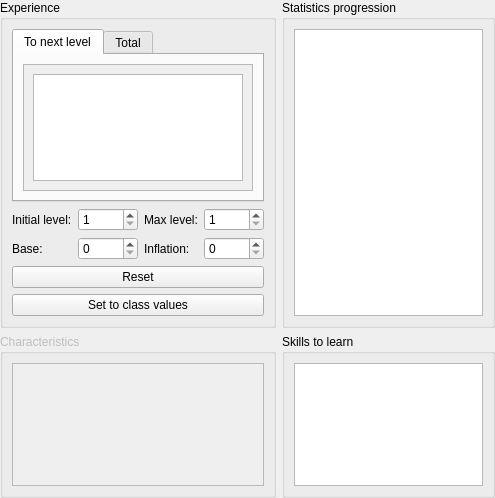
<?xml version="1.0" encoding="UTF-8"?>
<ui version="4.0">
 <class>PanelDatasClass</class>
 <widget class="QWidget" name="PanelDatasClass">
  <property name="geometry">
   <rect>
    <x>0</x>
    <y>0</y>
    <width>495</width>
    <height>498</height>
   </rect>
  </property>
  <property name="windowTitle">
   <string>Form</string>
  </property>
  <layout class="QGridLayout" name="gridLayout">
   <property name="leftMargin">
    <number>0</number>
   </property>
   <property name="topMargin">
    <number>0</number>
   </property>
   <property name="rightMargin">
    <number>0</number>
   </property>
   <property name="bottomMargin">
    <number>0</number>
   </property>
   <item row="0" column="0">
    <layout class="QGridLayout" name="gridLayout_37" rowstretch="2,1">
     <item row="0" column="0">
      <widget class="QGroupBox" name="groupBoxExperience">
       <property name="enabled">
        <bool>true</bool>
       </property>
       <property name="title">
        <string>Experience</string>
       </property>
       <layout class="QGridLayout" name="gridLayout_38">
        <item row="2" column="0">
         <widget class="QPushButton" name="pushButtonSetClassValues">
          <property name="enabled">
           <bool>true</bool>
          </property>
          <property name="text">
           <string>Set to class values</string>
          </property>
         </widget>
        </item>
        <item row="0" column="0">
         <layout class="QVBoxLayout" name="verticalLayout_21" stretch="0,0">
          <item>
           <widget class="QTabWidget" name="tabWidget">
            <property name="currentIndex">
             <number>0</number>
            </property>
            <widget class="QWidget" name="tab">
             <attribute name="title">
              <string>To next level</string>
             </attribute>
             <layout class="QGridLayout" name="gridLayout_2">
              <item row="0" column="0">
               <widget class="QScrollArea" name="scrollArea">
                <property name="focusPolicy">
                 <enum>Qt::NoFocus</enum>
                </property>
                <property name="widgetResizable">
                 <bool>true</bool>
                </property>
                <widget class="QWidget" name="scrollAreaWidgetContents">
                 <property name="geometry">
                  <rect>
                   <x>0</x>
                   <y>0</y>
                   <width>262</width>
                   <height>102</height>
                  </rect>
                 </property>
                 <layout class="QGridLayout" name="gridLayout_4">
                  <item row="0" column="0">
                   <widget class="WidgetTableProgression" name="tableWidgetNextLevel">
                    <property name="cursor" stdset="0">
                     <cursorShape>PointingHandCursor</cursorShape>
                    </property>
                    <property name="focusPolicy">
                     <enum>Qt::NoFocus</enum>
                    </property>
                    <property name="editTriggers">
                     <set>QAbstractItemView::AnyKeyPressed|QAbstractItemView::DoubleClicked|QAbstractItemView::EditKeyPressed|QAbstractItemView::SelectedClicked</set>
                    </property>
                   </widget>
                  </item>
                 </layout>
                </widget>
               </widget>
              </item>
             </layout>
            </widget>
            <widget class="QWidget" name="tab_2">
             <attribute name="title">
              <string>Total</string>
             </attribute>
             <layout class="QGridLayout" name="gridLayout_3">
              <item row="0" column="0">
               <widget class="QScrollArea" name="scrollArea_2">
                <property name="widgetResizable">
                 <bool>true</bool>
                </property>
                <widget class="QWidget" name="scrollAreaWidgetContents_2">
                 <property name="geometry">
                  <rect>
                   <x>0</x>
                   <y>0</y>
                   <width>262</width>
                   <height>102</height>
                  </rect>
                 </property>
                 <layout class="QGridLayout" name="gridLayout_5">
                  <item row="0" column="0">
                   <widget class="WidgetTableProgression" name="tableWidgetTotalLevel">
                    <property name="editTriggers">
                     <set>QAbstractItemView::NoEditTriggers</set>
                    </property>
                   </widget>
                  </item>
                 </layout>
                </widget>
               </widget>
              </item>
             </layout>
            </widget>
           </widget>
          </item>
          <item>
           <layout class="QGridLayout" name="gridLayout_28" columnstretch="0,1,0,1">
            <item row="1" column="3">
             <widget class="QSpinBox" name="spinBoxClassInflation">
              <property name="maximumSize">
               <size>
                <width>60</width>
                <height>16777215</height>
               </size>
              </property>
              <property name="focusPolicy">
               <enum>Qt::StrongFocus</enum>
              </property>
              <property name="minimum">
               <number>0</number>
              </property>
              <property name="maximum">
               <number>999999999</number>
              </property>
             </widget>
            </item>
            <item row="1" column="0">
             <widget class="QLabel" name="labelBase">
              <property name="text">
               <string>Base:</string>
              </property>
             </widget>
            </item>
            <item row="0" column="0">
             <widget class="QLabel" name="labelInitialLevel">
              <property name="text">
               <string>Initial level:</string>
              </property>
             </widget>
            </item>
            <item row="0" column="1">
             <widget class="QSpinBox" name="spinBoxClassInitialLevel">
              <property name="maximumSize">
               <size>
                <width>60</width>
                <height>16777215</height>
               </size>
              </property>
              <property name="focusPolicy">
               <enum>Qt::StrongFocus</enum>
              </property>
              <property name="minimum">
               <number>1</number>
              </property>
              <property name="maximum">
               <number>99999</number>
              </property>
             </widget>
            </item>
            <item row="0" column="2">
             <widget class="QLabel" name="labelMaxLevel">
              <property name="text">
               <string>Max level:</string>
              </property>
             </widget>
            </item>
            <item row="0" column="3">
             <widget class="QSpinBox" name="spinBoxClassMaxLevel">
              <property name="maximumSize">
               <size>
                <width>60</width>
                <height>16777215</height>
               </size>
              </property>
              <property name="focusPolicy">
               <enum>Qt::StrongFocus</enum>
              </property>
              <property name="minimum">
               <number>1</number>
              </property>
              <property name="maximum">
               <number>99999</number>
              </property>
             </widget>
            </item>
            <item row="1" column="1">
             <widget class="QSpinBox" name="spinBoxClassBase">
              <property name="maximumSize">
               <size>
                <width>60</width>
                <height>16777215</height>
               </size>
              </property>
              <property name="focusPolicy">
               <enum>Qt::StrongFocus</enum>
              </property>
              <property name="minimum">
               <number>0</number>
              </property>
              <property name="maximum">
               <number>999999999</number>
              </property>
             </widget>
            </item>
            <item row="1" column="2">
             <widget class="QLabel" name="labelInflation">
              <property name="text">
               <string>Inflation:</string>
              </property>
             </widget>
            </item>
           </layout>
          </item>
         </layout>
        </item>
        <item row="1" column="0">
         <widget class="QPushButton" name="pushButtonReset">
          <property name="text">
           <string>Reset</string>
          </property>
         </widget>
        </item>
       </layout>
      </widget>
     </item>
     <item row="0" column="1">
      <widget class="QGroupBox" name="groupBoxStatisticsProgression">
       <property name="title">
        <string>Statistics progression</string>
       </property>
       <layout class="QGridLayout" name="gridLayout_26">
        <item row="0" column="0">
         <widget class="WidgetSuperTree" name="treeViewStatisticsProgression">
          <property name="editTriggers">
           <set>QAbstractItemView::NoEditTriggers</set>
          </property>
          <property name="indentation">
           <number>0</number>
          </property>
          <attribute name="headerMinimumSectionSize">
           <number>2</number>
          </attribute>
          <attribute name="headerDefaultSectionSize">
           <number>57</number>
          </attribute>
          <attribute name="headerStretchLastSection">
           <bool>false</bool>
          </attribute>
         </widget>
        </item>
       </layout>
      </widget>
     </item>
     <item row="1" column="0">
      <widget class="QGroupBox" name="groupBoxCharacteristics">
       <property name="enabled">
        <bool>false</bool>
       </property>
       <property name="title">
        <string>Characteristics</string>
       </property>
       <layout class="QGridLayout" name="gridLayout_27">
        <item row="0" column="0">
         <widget class="QTreeView" name="treeViewCharacteristic">
          <property name="editTriggers">
           <set>QAbstractItemView::NoEditTriggers</set>
          </property>
         </widget>
        </item>
       </layout>
      </widget>
     </item>
     <item row="1" column="1">
      <widget class="QGroupBox" name="groupBoxSkillsToLearn">
       <property name="title">
        <string>Skills to learn</string>
       </property>
       <layout class="QGridLayout" name="gridLayout_25">
        <item row="0" column="0">
         <widget class="WidgetSuperTree" name="treeViewClassSkills">
          <property name="verticalScrollBarPolicy">
           <enum>Qt::ScrollBarAsNeeded</enum>
          </property>
          <property name="horizontalScrollBarPolicy">
           <enum>Qt::ScrollBarAlwaysOff</enum>
          </property>
          <property name="editTriggers">
           <set>QAbstractItemView::NoEditTriggers</set>
          </property>
          <property name="showDropIndicator" stdset="0">
           <bool>false</bool>
          </property>
          <property name="indentation">
           <number>0</number>
          </property>
          <attribute name="headerMinimumSectionSize">
           <number>2</number>
          </attribute>
          <attribute name="headerDefaultSectionSize">
           <number>57</number>
          </attribute>
          <attribute name="headerStretchLastSection">
           <bool>false</bool>
          </attribute>
         </widget>
        </item>
       </layout>
      </widget>
     </item>
    </layout>
   </item>
  </layout>
 </widget>
 <customwidgets>
  <customwidget>
   <class>WidgetSuperTree</class>
   <extends>QTreeView</extends>
   <header>widgetsupertree.h</header>
  </customwidget>
  <customwidget>
   <class>WidgetTableProgression</class>
   <extends>QTableWidget</extends>
   <header>widgettableprogression.h</header>
  </customwidget>
 </customwidgets>
 <resources/>
 <connections/>
</ui>
